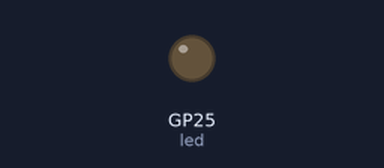
The program below on a simulated Raspberry Pi Pico running MicroPython. Shown: output pins drawn as LEDs (lit = HIGH). Dashed ring = blinking.

Above: at 1.0 s.
At 2.5 s:
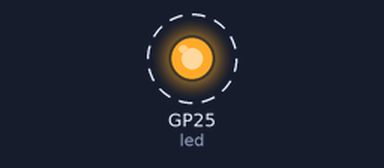
Timing chart, 0 to 4.6 s (numbered marks = the images above):
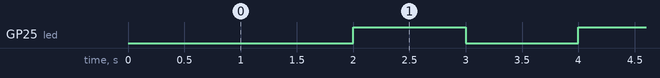

The program:

pi-led-on-off.py
```python
#########
# Flashes LED Raspberry PI Pico W
#########

# Imports raspberry pi machine and Pin module
from machine import Pin
from time import sleep

# Sets led as the actual LED pin module as output
led = Pin("LED", machine.Pin.OUT)

while True:
    sleep(1)
    led.off()
    sleep(1)
    led.on()
```

Measured:
- by itself, GP25 (led): alternates HIGH for 1.0 s and LOW for 1.0 s
